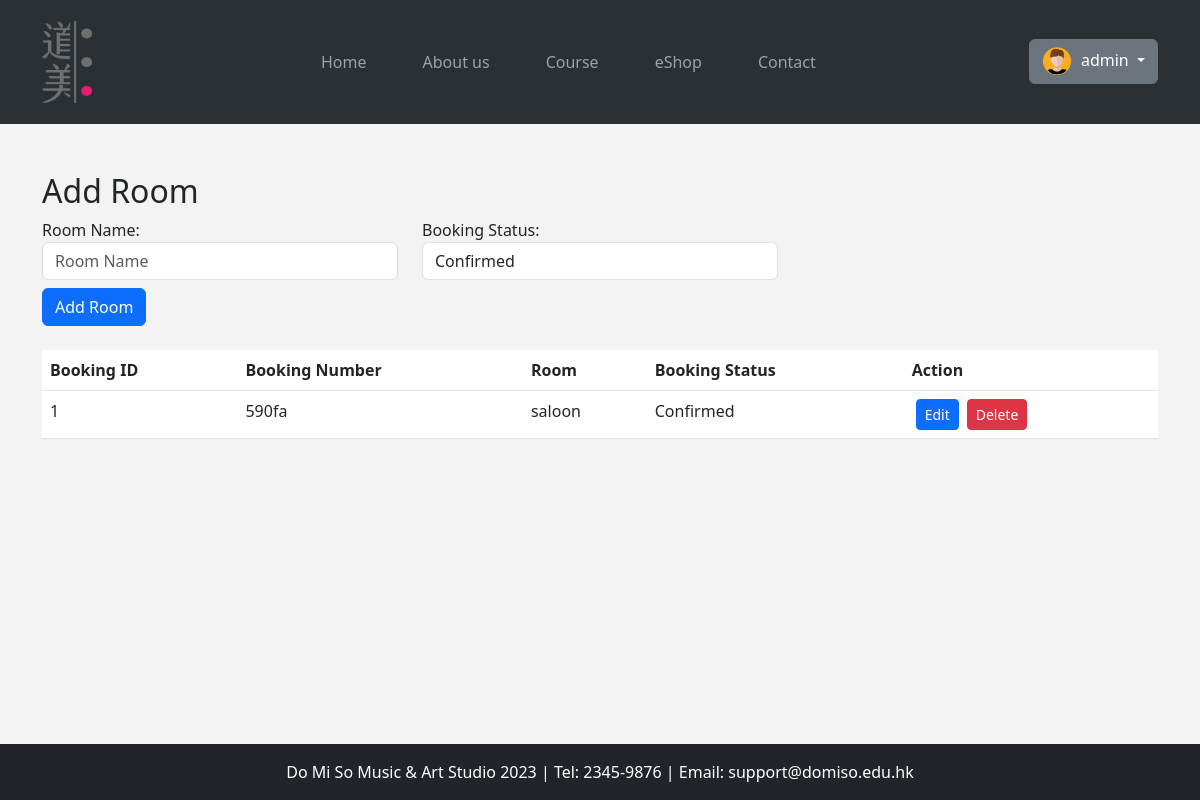
Screenshot of /dashboard/room-booking.php (signed in) with the database file from the repository.
### tables this page shows
CREATE TABLE `booking` (
  `booking_id` int(11) NOT NULL,
  `booking_no` varchar(20) NOT NULL,
  `room` varchar(50) NOT NULL,
  `booking_date` datetime NOT NULL,
  `booking_status` varchar(20) NOT NULL
);

### dashboard/room-booking.php (the view, shortened to what this page needs)
<?php
include('./components/header.php');
?>
<div class="container mt-5">
  <div class="row">
    <div class="col-md-12">
      <h2><?= (isset($edit)) ? "Edit Room" : "Add Room" ?></h2>
      <form method="post" action="<?php $_SERVER['PHP_SELF'] ?>">
        <div class="row">
          <div class="col-md-4 mb-2">
            <div class="form-group">
              <label for="room_name">Room Name:</label>
              <input type="text" class="form-control" placeholder="Room Name" id="room_name" name="room_name" value="<?= $room['room'] ?? "" ?>" required>
            </div>
          </div>
          <div class="col-md-4 mb-2">
            <div class="form-group">
              <label for="room_status">Booking Status:</label>
              <select name="room_status" id="bookingstatus" class="form-control">
                <option value="Confirmed" <?php if (isset($room['booking_status']) && $room['booking_status'] == "Confirmed") {
                                            echo "selected";
                                          } ?>>Confirmed</option>
              </select>
            </div>
          </div>
        </div>
        <?php if (isset($edit)) : ?>
          <button type="submit" name="update" class="btn btn-primary mb-4">Edit Room</button>
        <?php else : ?>
          <button type="submit" name="create" class="btn btn-primary mb-4">Add Room</button>
        <?php endif; ?>
      </form>
    </div>
  </div>
  <table class="table">
    <thead>
      <tr>
        <th scope="col">Booking ID</th>
        <th scope="col">Booking Number</th>
        <th scope="col">Room</th>
        <th scope="col">Booking Status</th>
        <th scope="col">Action</th>
      </tr>
    </thead>
    <tbody>
      <?php
      $sql = "SELECT * FROM booking";
      $result = $conn->query($sql);
      if ($result->num_rows > 0) {
        while ($row = $result->fetch_assoc()) {
          echo "<tr>";
          echo "<td>" . $row["booking_id"] . "</td>";
          echo "<td>" . $row["booking_no"] . "</td>";
          echo "<td>" . $row["room"] . "</td>";
          echo "<td>" . $row["booking_status"] . "</td>";
          echo "<td>";
          echo "<a href='./room-booking.php?edit=" . $row['booking_id'] . "' class='btn btn-primary btn-sm edit-btn mx-1' data-toggle='modal' data-target='#editModal'>Edit</a>";
          echo "<button class='btn btn-danger btn-sm delete-btn mx-1' onclick='confirmDelete(" . $row['booking_id'] . ")'>Delete</button>";
          echo "</td>";
          echo "</tr>";
        }
      } else {
        echo "<tr><td colspan='5'>No bookings found.</td></tr>";
      }
      ?>
    </tbody>
  </table>
</div>
<?php include('./components/footer.php'); ?>

### assets/css/home.css (style rules this page uses)
:root { --primary-color: #e71b72; --bs-primary : red; --bs-primary-color: #e71b72; --bg-color:#6F6F6F; }
a { text-decoration: none !important; }
body { padding-bottom: 40px; background-color: #f3f3f4; }

### rows the page displays
booking: booking_id "1", booking_no "590fa", room "saloon", booking_status "Confirmed"

### other values shown
$_SESSION['username'] "admin"
